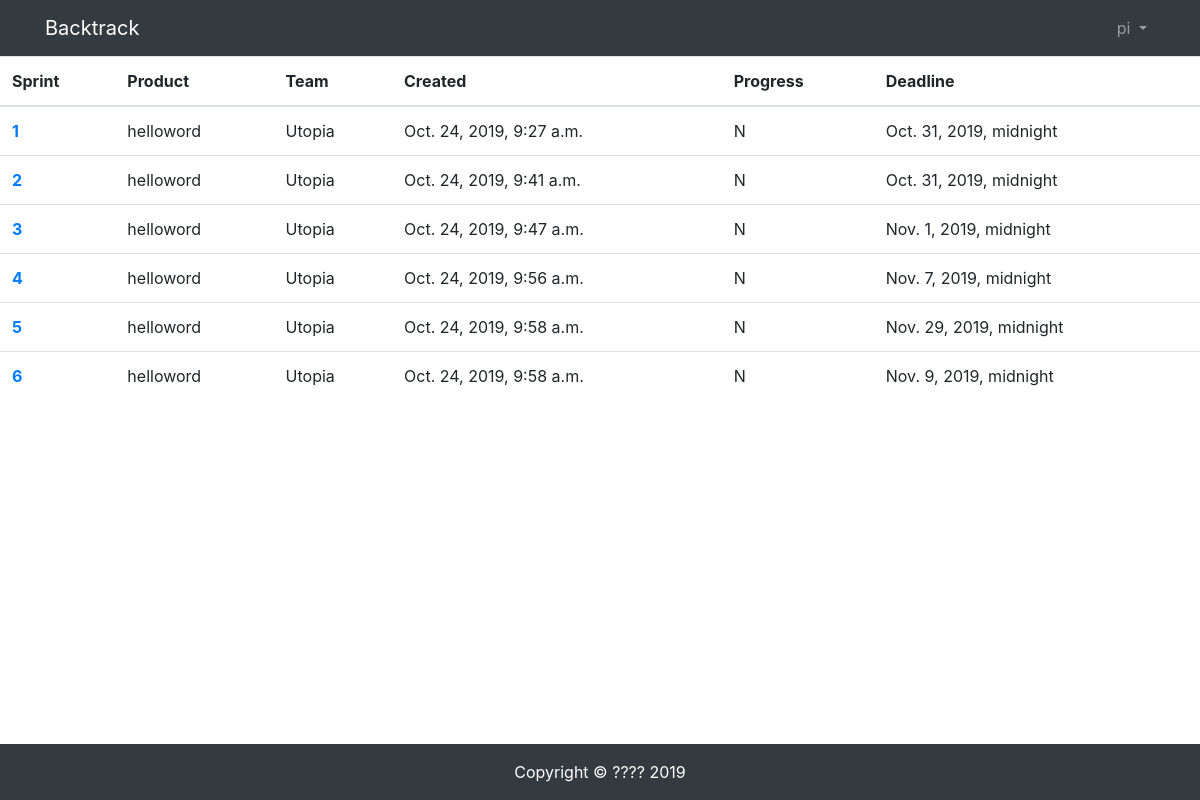
Before: /sprintbacklog/ (signed in) with the older database file.
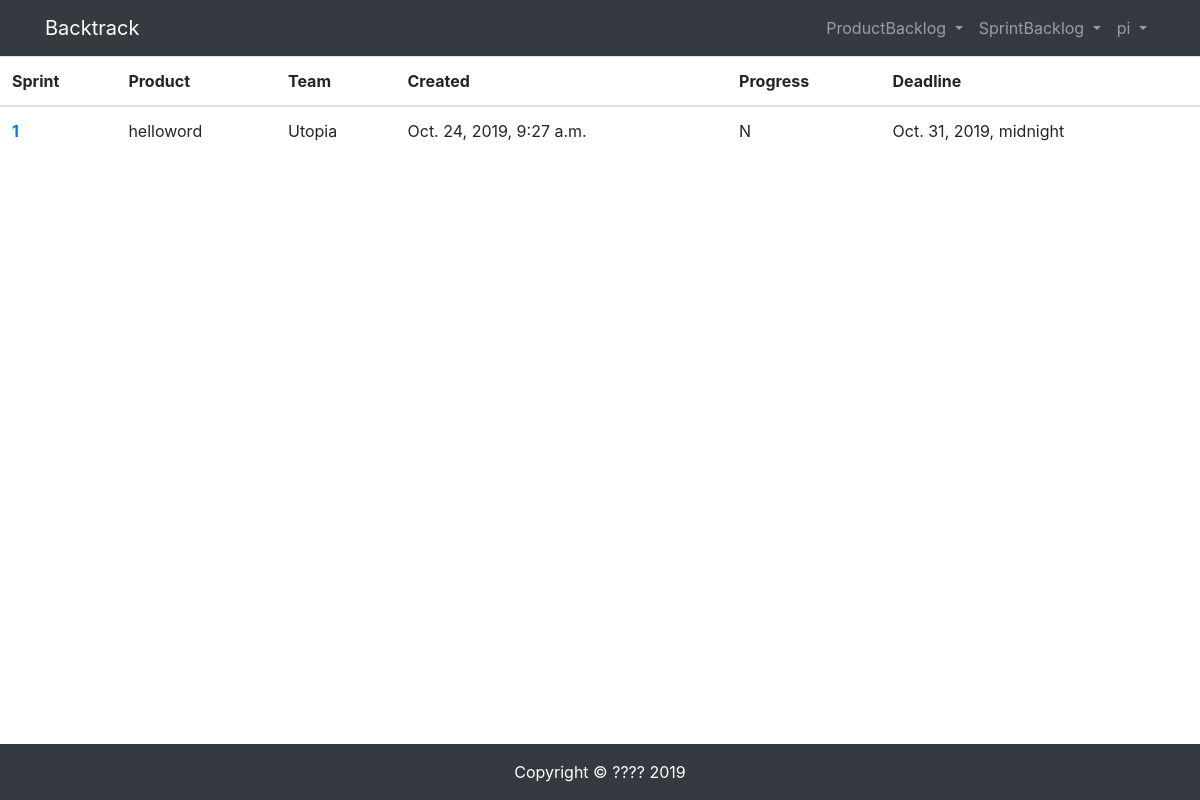
After: the same page with the newer database file.
### sprintbacklog/models.py (models this page shows, shortened)
class Sprint (models.Model):
    product = models.ForeignKey(Product, on_delete=models.CASCADE)
    team = models.ForeignKey(Team, on_delete=models.CASCADE)
    number = models.IntegerField()
    created = models.DateTimeField(default=timezone.now)
    progress = models.CharField(
        max_length=1,
        choices=PROGRESS_STATUS,
        default=NOTSTART,
        blank=False,
    )
    deadline = models.DateTimeField()

### productbacklog/models.py (models this page shows)
class Product (models.Model):
    owner = models.ForeignKey(User, on_delete=models.CASCADE)
    name = models.CharField(max_length=100)
    description = models.CharField(max_length=200)
    created = models.DateTimeField(default=timezone.now)
    progress = models.CharField(max_length=20, default="not_started")
    updated = models.DateTimeField(auto_now=True)
    def __str__(self):
        return self.name

### userprofile/models.py (models this page shows)
class Team(models.Model):
    name = models.CharField(max_length=20, blank=True)
    created = models.DateTimeField(default=timezone.now)
    def __str__(self):
        return self.name

### sprintbacklog/views.py (the view)
# urls.py: path('', views.sprint_list, name="sprintlist"),
@login_required(login_url='/login')
def sprint_list(request):
    sprints = Sprint.objects.all()
    context = {'sprints': sprints}
    return render(request, 'sprintbacklog/list.html',context)

### templates/sprintbacklog/list.html (shortened to what this page needs)
{% extends "base.html" %}
{% load staticfiles %}
{% block content %}
<table class="table">
    <thead>
      <tr>
        <th scope="col">Sprint</th>
        <th scope="col">Product</th>
        <th scope="col">Team</th>
        <th scope="col">Created</th>
        <th scope="col">Progress</th>
        <th scope="col">Deadline</th>
      </tr>
    </thead
    <tbody>
      {% for sprint in sprints %}
      <tr>
        <th scope="row">
          <a href="{% url 'sprintbacklog:sbilist' sprint.id %}">
            {{sprint.number}}
          </a>
        </th>
        <td>{{sprint.product}}</td>
        <td>{{sprint.team}}</td>
        <td>{{sprint.created}}</td>
        <td>{{sprint.progress}}</td>
        <td>{{sprint.deadline}}</td>
      </tr>
      {% endfor %}
</table>
{% endblock content %}

### templates/base.html (shortened to what this page needs)
{% load staticfiles %}
<!DOCTYPE html>
<html lang="en">
<head>
    <link rel="stylesheet" href="{% static 'bootstrap/css/bootstrap.min.css' %}">
    <link rel="stylesheet" href="{% static 'md_css/monokai.css' %}">
</head>
<body>
    {% include 'header.html' %}
    {% block content %}{% endblock content %}
    {% include 'footer.html' %}
</body>
</html>

### templates/header.html (shortened to what this page needs)
<nav class="navbar navbar-expand-lg navbar-dark bg-dark">
  <div class="container">
    <a class="navbar-brand" href="/productbacklog">Backtrack</a>
    <div>
      <ul class="navbar-nav">
        {% if user.is_authenticated %}
        {% if user.profile.type == 'DV' %}
        <li class="nav-item dropdown">
          <a class="nav-link dropdown-toggle" href="#" id="navbarDropdown" role="button" data-toggle="dropdown" aria-haspopup="true" aria-expanded="false">
            ProductBacklog
          </a>
        </li>
        <li class="nav-item dropdown">
          <a class="nav-link dropdown-toggle" href="#" id="navbarDropdown" role="button" data-toggle="dropdown" aria-haspopup="true" aria-expanded="false">
            SprintBacklog
          </a>
        </li>
        {% endif %}
        {% endif %}
	{% if user.is_authenticated %}
            <li class="nav-item dropdown">
              <a class="nav-link dropdown-toggle" href="#" id="navbarDropdown" role="button" data-toggle="dropdown" aria-haspopup="true" aria-expanded="false">
                {{ user.username }}
              </a>
          </li>
        {% else %}
          <li class="nav-item">
              <a class="nav-link" href="#">Login</a>
          </li>
        {% endif %}
      </ul>
    </div>
  </div>
</nav>

### templates/footer.html
{% load staticfiles %}
<div>
    <br><br><br>
</div>
<footer class="py-3 bg-dark fixed-bottom">
    <div class="container">
        <p class="m-0 text-center text-white">Copyright &copy; ???? 2019</p>
    </div>
</footer>

### templates/header.html (style rules this page uses)
nav { user-select: none; }

Changed rows visible on the page:
removed Sprint: number "2", product "helloword", team "Utopia", created "Oct. 24, 2019, 9:41 a.m.", progress "N", deadline "Oct. 31, 2019, midnight"
removed Sprint: number "3", product "helloword", team "Utopia", created "Oct. 24, 2019, 9:47 a.m.", progress "N", deadline "Nov. 1, 2019, midnight"
removed Sprint: number "4", product "helloword", team "Utopia", created "Oct. 24, 2019, 9:56 a.m.", progress "N", deadline "Nov. 7, 2019, midnight"
removed Sprint: number "5", product "helloword", team "Utopia", created "Oct. 24, 2019, 9:58 a.m.", progress "N", deadline "Nov. 29, 2019, midnight"
removed Sprint: number "6", product "helloword", team "Utopia", created "Oct. 24, 2019, 9:58 a.m.", progress "N", deadline "Nov. 9, 2019, midnight"
Other visible differences:
text now shown: "ProductBacklog SprintBacklog"
